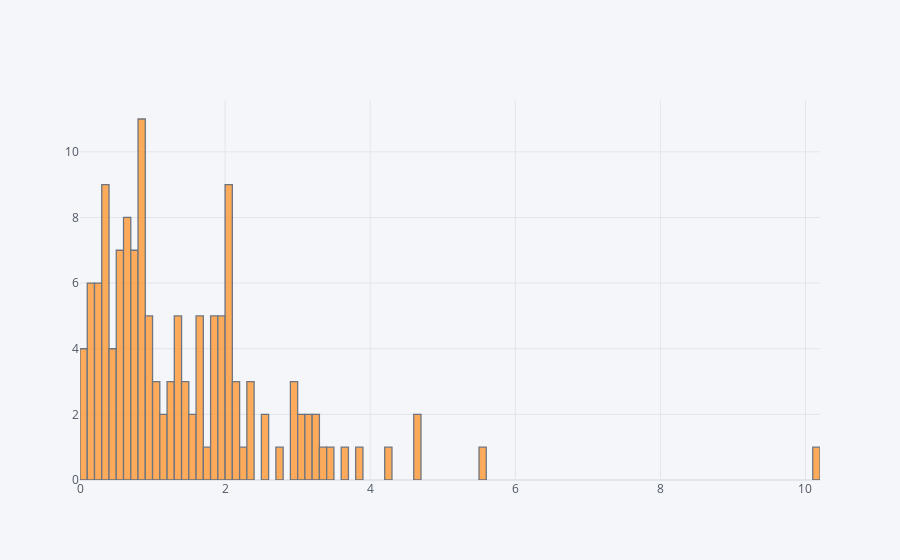

This figure's notebook cell:
### Code cell
df2['military_strength_power_index'].iplot(kind='hist', bins=200)

### Figure 1 — Plotly figure (JSON) as saved in the notebook; plotly's stock layout.template omitted (floating-point values rounded to 4 significant figures; data arrays with more than 128 entries replaced by an {"elided": "..."} marker saying what was removed)
{"data": [{"histfunc": "count", "histnorm": "", "marker": {"color": "rgba(255, 153, 51, 1.0)", "line": {"color": "#4D5663", "width": 1.3}}, "name": "military_strength_power_index", "nbinsx": 200, "opacity": 0.8, "orientation": "v", "type": "histogram", "x": {"elided": "138 float values"}}], "layout": {"barmode": "overlay", "legend": {"bgcolor": "#F5F6F9", "font": {"color": "#4D5663"}}, "paper_bgcolor": "#F5F6F9", "plot_bgcolor": "#F5F6F9", "title": {"font": {"color": "#4D5663"}}, "xaxis": {"gridcolor": "#E1E5ED", "showgrid": true, "tickfont": {"color": "#4D5663"}, "title": {"font": {"color": "#4D5663"}, "text": ""}, "zerolinecolor": "#E1E5ED"}, "yaxis": {"gridcolor": "#E1E5ED", "showgrid": true, "tickfont": {"color": "#4D5663"}, "title": {"font": {"color": "#4D5663"}, "text": ""}, "zerolinecolor": "#E1E5ED"}}}
